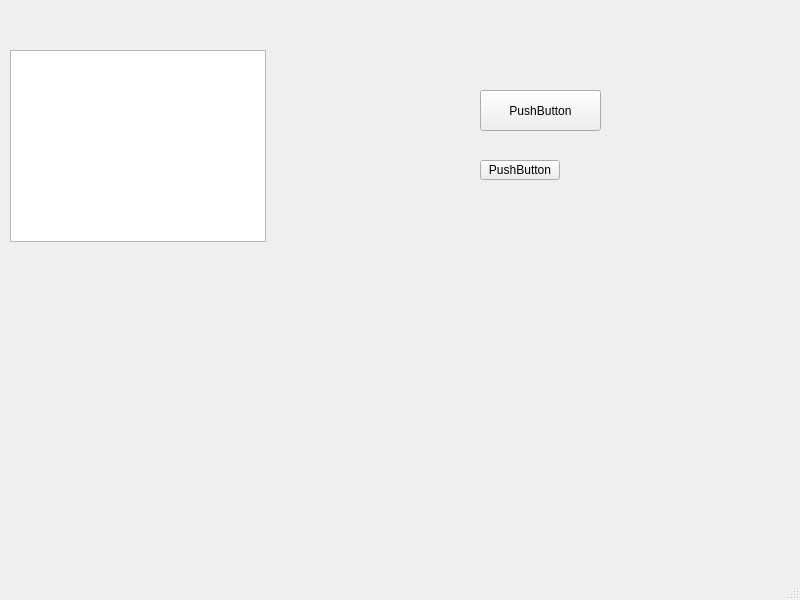
<?xml version="1.0" encoding="UTF-8"?>
<ui version="4.0">
 <class>MainWindow</class>
 <widget class="QMainWindow" name="MainWindow">
  <property name="geometry">
   <rect>
    <x>0</x>
    <y>0</y>
    <width>800</width>
    <height>600</height>
   </rect>
  </property>
  <property name="windowTitle">
   <string>MainWindow</string>
  </property>
  <widget class="QWidget" name="centralwidget">
   <widget class="QPushButton" name="pushButton">
    <property name="geometry">
     <rect>
      <x>480</x>
      <y>90</y>
      <width>121</width>
      <height>41</height>
     </rect>
    </property>
    <property name="text">
     <string>PushButton</string>
    </property>
   </widget>
   <widget class="QPushButton" name="pushButton_2">
    <property name="geometry">
     <rect>
      <x>480</x>
      <y>160</y>
      <width>80</width>
      <height>20</height>
     </rect>
    </property>
    <property name="text">
     <string>PushButton</string>
    </property>
   </widget>
   <widget class="QTextBrowser" name="textBrowser">
    <property name="geometry">
     <rect>
      <x>10</x>
      <y>50</y>
      <width>256</width>
      <height>192</height>
     </rect>
    </property>
   </widget>
  </widget>
  <widget class="QMenuBar" name="menubar">
   <property name="geometry">
    <rect>
     <x>0</x>
     <y>0</y>
     <width>800</width>
     <height>21</height>
    </rect>
   </property>
  </widget>
  <widget class="QStatusBar" name="statusbar"/>
 </widget>
 <resources/>
 <connections/>
</ui>
